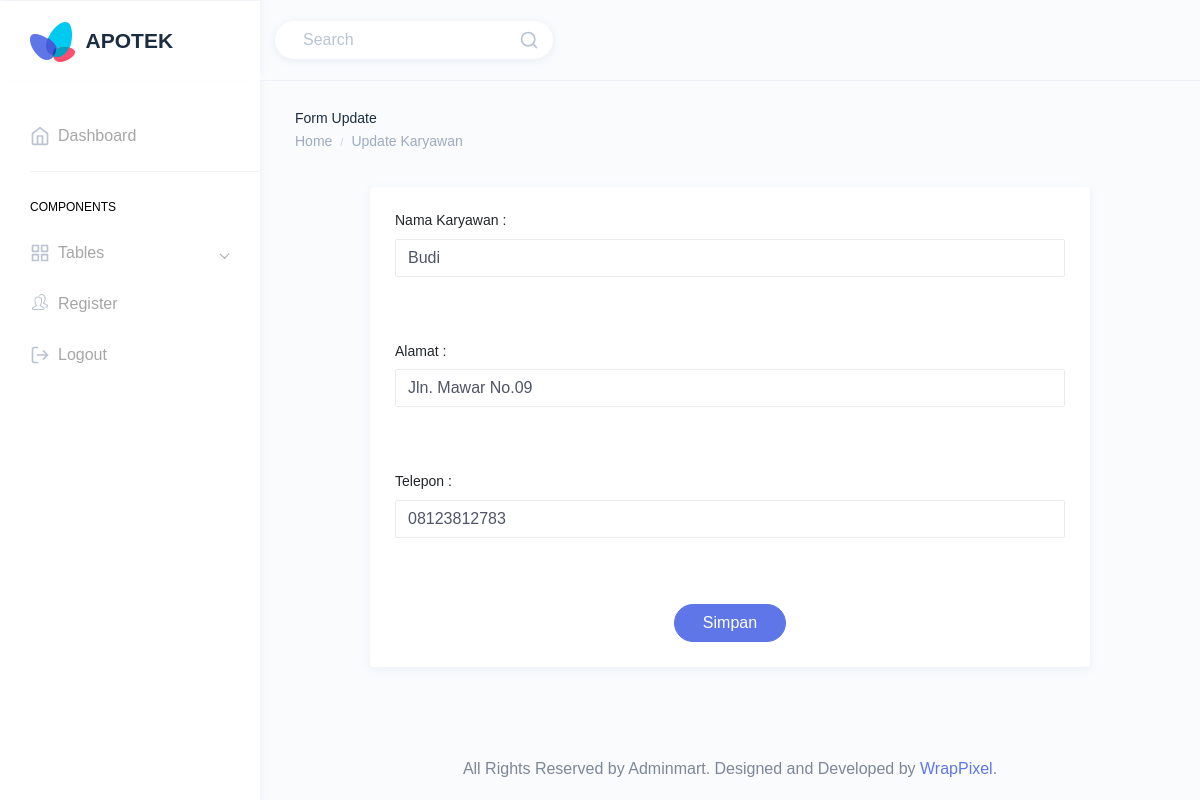
Page /update/updatekaryawan.php?idkaryawan=1211 (signed in) on the committed database.
### tables this page shows
CREATE TABLE `tb_karyawan` (
  `idkaryawan` int(4) NOT NULL,
  `namakaryawan` varchar(50) NOT NULL,
  `alamat` varchar(100) NOT NULL,
  `telp` varchar(15) NOT NULL
);

### update/updatekaryawan.php (the view, shortened to what this page needs)
<!DOCTYPE html>
<html dir="ltr" lang="en">
<head>
    <link href="../dist/css/style.min.css" rel="stylesheet">
</head>
<body>
    <?php require '../template/header.php' ?>
    <?php require '../template/navbar.php' ?>
    <div class="page-wrapper">
        <div class="page-breadcrumb">
            <div class="row">
                <div class="col-7 align-self-center">
                    <h6 class="page-title text-truncate text-dark font-weight-medium mb-1">Form Update</h6>
                    <div class="d-flex align-items-center">
                        <nav aria-label="breadcrumb">
                            <ol class="breadcrumb m-0 p-0">
                                <li class="breadcrumb-item"><a href="index.html" class="text-muted">Home</a></li>
                                <li class="breadcrumb-item text-muted active" aria-current="page">Update Karyawan</li>
                            </ol>
                        </nav>
                    </div>
                </div>
            </div>
        </div>
        <?php
        require('../koneksi.php');
        $id = $_GET['idkaryawan'];
        $query = "SELECT * From tb_karyawan WHERE idkaryawan='$id'";
        $hasil = mysqli_query($koneksi, $query);
        while ($data = mysqli_fetch_assoc($hasil)) {
        ?>
            <div class="container-fluid">
                <form action="proses_update_karyawan.php" method="post">
                    <div class="row">
                        <div class="col-md-10 m-auto">
                            <div class="card">
                                <div class="card-body">
                                    <h6 class="card-title"> Nama Karyawan : </h6>
                                    <div class="form-group">
                                        <input type="text" name="namakaryawan" class="form-control" value="<?= $data['namakaryawan']; ?>">
                                    </div>
                                </div>
                                <div class="card-body">
                                    <h6 class="card-title"> Alamat : </h6>
                                    <div class="form-group">
                                        <input type="text" name="alamat" class="form-control" value="<?= $data['alamat']; ?>">
                                    </div>
                                </div>
                                <div class="card-body">
                                    <h6 class="card-title"> Telepon : </h6>
                                    <div class="form-group">
                                        <input type="text" name="telp" class="form-control" value="<?= $data['telp']; ?>">
                                    </div>
                                </div>
                                <div class="card-body">
                                    <center>
                                        <button class="col-sm-2 col-md-4 col-lg-2 btn waves-effect waves-light btn-rounded btn-primary"> Simpan</button>
                                    </center>
                                </div>
                            </div>
                        </div>
                    </div>
                </form>
            </div>
        <?php } ?>
        <footer class="footer text-center">
            All Rights Reserved by Adminmart. Designed and Developed by <a href="https://wrappixel.com">WrapPixel</a>.
        </footer>
    </div>
    </div>
</body>
</html>

### rows in the picture
tb_karyawan: namakaryawan "Budi", alamat "Jln. Mawar No.09", telp "08123812783"
